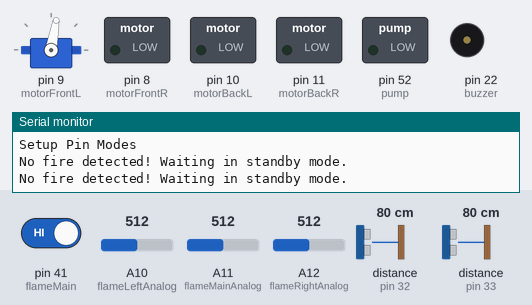
Bench run of a sketch on a simulated Arduino Mega 2560, built with avr-gcc and run on an emulated ATmega2560. On the bench: servo, switched loads named in the sketch (green lamp = pin HIGH), buzzer (waves = sounding), the last lines printed to the serial monitor. Dashed ring = blinking. Inputs (shaded band) come from the test bench; at power-on: A10 (flameLeftAnalog) = 512, A12 (flameRightAnalog) = 512, A11 (flameMainAnalog) = 512, pin 41 (flameMain) HIGH, distance to the obstacle (sensors on pin 32, pin 33) 80 cm. The echo pulse lasts 58.3 µs per cm; pins used as bus, display or sensor lines are not drawn.

Above: at 1.4 s.
1.5 s: A10 (flameLeftAnalog) set to 500
At 2.02 s:
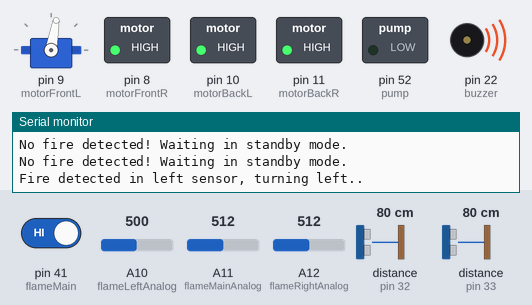
4.6 s: A12 (flameRightAnalog) set to 306
9.3 s: A11 (flameMainAnalog) set to 25
At 9.63 s:
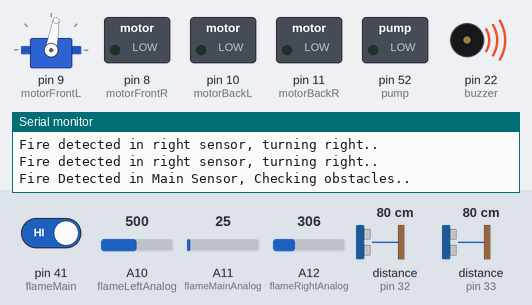
12.4 s: A11 (flameMainAnalog) set to 31
15.5 s: A11 (flameMainAnalog) set to 37
At 16.2 s:
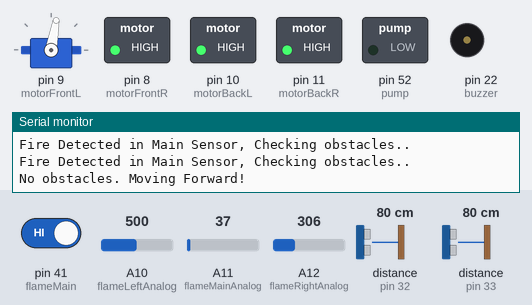
Timing chart, 0 to 19.6 s (numbered marks = the images above; inputs shaded):
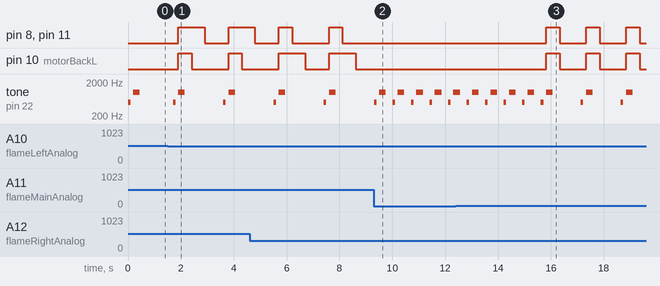

Measured:
- the behaviour switches between 512 and 511 on A10 (flameLeftAnalog) (found by bisection; images 0 and 1)
- the behaviour switches between 34 and 35 on A11 (flameMainAnalog) (found by bisection; images 2 and 3)
- after the input at 1.5 s, pin 8 (motorFrontR), pin 11 (motorBackR): LOW → HIGH after 0.40 s, → LOW 1.0 s later, → HIGH 0.90 s later; pin 10 (motorBackL): alternates HIGH for 0.50 s and LOW for 1.4 s, starting after 0.40 s; tone on pin 22 (buzzer): plays 500 Hz for 0.10 s, 1000 Hz for 0.25 s, 500 Hz for 0.10 s, 1000 Hz for 0.25 s, starting after 0.20 s
- after the input at 9.3 s, pin 8 (motorFrontR), pin 11 (motorBackR): stops changing and stays LOW; pin 10 (motorBackL): stays LOW (without the input it goes to HIGH after 0.21 s)
- after the input at 15.5 s, pin 8 (motorFrontR), pin 10 (motorBackL), pin 11 (motorBackR): alternates HIGH for 0.50 s and LOW for 1.0 s, starting after 0.33 s

The sketch:

SourceCode.ino
```cpp
// Include prebuilt library supports
#include <Servo.h>   // Servo motor library header

// Initialize pins
//
// Wheel Motors
const int motorFrontL = 9;   // Front Left Motor
const int motorFrontR = 8;   // Front Right Motor
const int motorBackL = 10;   // Back Left Motor
const int motorBackR = 11;   // Back Right Motor

// UltraSonic Sensors
const int trigPinL = 30;    // Ultrasonic Trig Pin
const int trigPinR = 31;    // Ultrasonic Trig Pin
const int echoPinL = 32;    // Left Ultrasonic Echo Pin
const int echoPinR = 33;    // Right Ultrasonic Echo Pin
long durationL, durationR;
int distanceL, distanceR;

// buzzerer
const int buzzer = 22;        // buzzerer Trigger Pin

// Water Pump
const int pump = 52;        // Water Pump Trigger Pin

// Flame Sensors
const int flameMainAnalog = A11;     // Middle Flame Analog Pin
const int flameLeftAnalog = A10;     // Middle Flame Analog Pin
const int flameRightAnalog = A12;     // Middle Flame Analog Pin
const int flameMain = 41;    // Middle Flame Digital Pin
const int flameLeft = 40;    // Left Flame Digital Pin
const int flameRight = 42;    // Right Flame Digital Pin

// Servo Motor
Servo myservo;               // Create servo object
int pos = 80;                 // Store servo position

void setup(){
  // Serial COM
  Serial.begin(9600);
  Serial.println("System Booted!");   // Notify about Standby Boot
  alertTone();

  Serial.println("Setup Pin Modes"); // Setup Pin Modes
  pinMode(motorFrontL, OUTPUT);
  pinMode(motorFrontR, OUTPUT);
  pinMode(motorBackL, OUTPUT);
  pinMode(motorBackR, OUTPUT);
  pinMode(trigPinL, OUTPUT);
  pinMode(trigPinR, OUTPUT);
  pinMode(buzzer, OUTPUT);
  pinMode(pump, OUTPUT);
  pinMode(echoPinL, INPUT);
  pinMode(echoPinR, INPUT);
  pinMode(flameLeft, INPUT);
  pinMode(flameMain, INPUT);
  pinMode(flameRight, INPUT);

  myservo.attach(9);                 // attach the servo on pin 9
}

void loop(){
  // Set Devices to Standby
  digitalWrite(buzzer, LOW);
  digitalWrite(trigPinL, LOW);
  digitalWrite(trigPinR, LOW);
  digitalWrite(flameLeft, HIGH);
  digitalWrite(flameMain, HIGH);
  digitalWrite(flameRight, HIGH);
  myservo.write(pos);
  delay(500);

  // Start Main Loop
  switch ( checkfire() ){
    case 1:
    Serial.println("Fire detected in left sensor, turning left..");
    alertTone();
    moveForward();
    moveLeft();
    delay(200);
    break;

    case 2:
    Serial.println("Fire Detected in Main Sensor, Checking obstacles..");
    alertTone();
    if( analogRead(flameMainAnalog) >= 35 ) {
      switch( obstacle() ){
        case 1:
        Serial.println("Obstacle on left."); // Obstacle on left.
        moveRight();
        moveForward();
        moveForward();
        moveLeft();
        delay(300);
        break;

        case 2:
        Serial.println("Obstacle on right."); // Obstacle on right.
        moveLeft();
        moveForward();
        moveForward();
        moveRight();
        delay(300);
        break;

        default:
        Serial.println("No obstacles. Moving Forward!");
        moveForward();
        delay(300);
      }
    }
    while( digitalRead(flameMain) == LOW ) {
      Serial.println("Starting Water Spray");
      pumpStart();
      Serial.println("Starting Servo to spread water spray");
      while( digitalRead(flameMain) == LOW ) {
        servoControl();
      }
      pumpStop();
      alertTone();
    }
    break;

    case 3:
    Serial.println("Fire detected in right sensor, turning right..");
    alertTone();
    moveForward();
    moveRight();
    delay(200);
    break;

    default:
    Serial.println("No fire detected! Waiting in standby mode.");
 }

}

// Additional Tasks

int moveForward() {
  digitalWrite(motorFrontL, HIGH);
  digitalWrite(motorFrontR, HIGH);
  digitalWrite(motorBackL, HIGH);
  digitalWrite(motorBackR, HIGH);
  delay(500);
  digitalWrite(motorFrontL, LOW);
  digitalWrite(motorFrontR, LOW);
  digitalWrite(motorBackL, LOW);
  digitalWrite(motorBackR, LOW);
}

int moveLeft(){
  digitalWrite(motorFrontR, HIGH);
  digitalWrite(motorBackR, HIGH);
  delay(500);
  digitalWrite(motorFrontR, LOW);
  digitalWrite(motorBackR, LOW);
}

int moveRight(){
  digitalWrite(motorFrontL, HIGH);
  digitalWrite(motorBackL, HIGH);
  delay(500);
  digitalWrite(motorFrontL, LOW);
  digitalWrite(motorBackL, LOW);
}

int obstacle(){
  // Trigger Ultrasonics
  digitalWrite(trigPinL, HIGH);
  delayMicroseconds(10);
  digitalWrite(trigPinL, LOW);

  durationL = pulseIn(echoPinL, HIGH);
  distanceL = durationL * 0.034 / 2;

  digitalWrite(trigPinR, HIGH);
  delayMicroseconds(10);
  digitalWrite(trigPinR, LOW);
  durationR = pulseIn(echoPinR, HIGH);
  distanceR = durationR * 0.034 / 2;

  // Check for obstacles
  if ( distanceL <= 5 ){
    return 1;
  }
  else if ( distanceR <= 5 ){
    return 2;
  }
  else{
    return 0;
  }
}

int checkfire(){
  // Check Flame Sensor Data
  if ( analogRead(flameLeftAnalog) <= 900 || analogRead(flameMainAnalog) <= 900 || analogRead(flameRightAnalog) <= 900 )
  {
    if ( analogRead(flameLeftAnalog) < analogRead(flameMainAnalog) && analogRead(flameLeftAnalog) < analogRead(flameRightAnalog) )
      return 1;
    else if ( analogRead(flameMainAnalog) < analogRead(flameLeftAnalog) && analogRead(flameMainAnalog) < analogRead(flameRightAnalog) )
      return 2;
    else if ( analogRead(flameRightAnalog) < analogRead(flameMainAnalog) && analogRead(flameRightAnalog) < analogRead(flameLeftAnalog) )
      return 3;
  }
  else
    return 0;
}

int pumpStart(){
  digitalWrite(pump, HIGH);
  delay(15);
}

int pumpStop(){
    digitalWrite(pump, LOW);
    delay(15);
}

int servoControl(){
  for(pos = 80; pos > 35; pos--)
  {
    myservo.write(pos);
    delay(20);
  }
  for(pos = 35; pos <= 80; pos++)
  {
    myservo.write(pos);
    delay(20);
  }
  for(pos = 80; pos < 125; pos++)
  {
    myservo.write(pos);
    delay(20);
  }
  for(pos = 125; pos >= 80; pos--)
  {
    myservo.write(pos);
    delay(20);
  }
}

int alertTone(){
  tone(buzzer, 500, 100);
  delay(200);
  tone(buzzer, 1000, 250);
}
```
